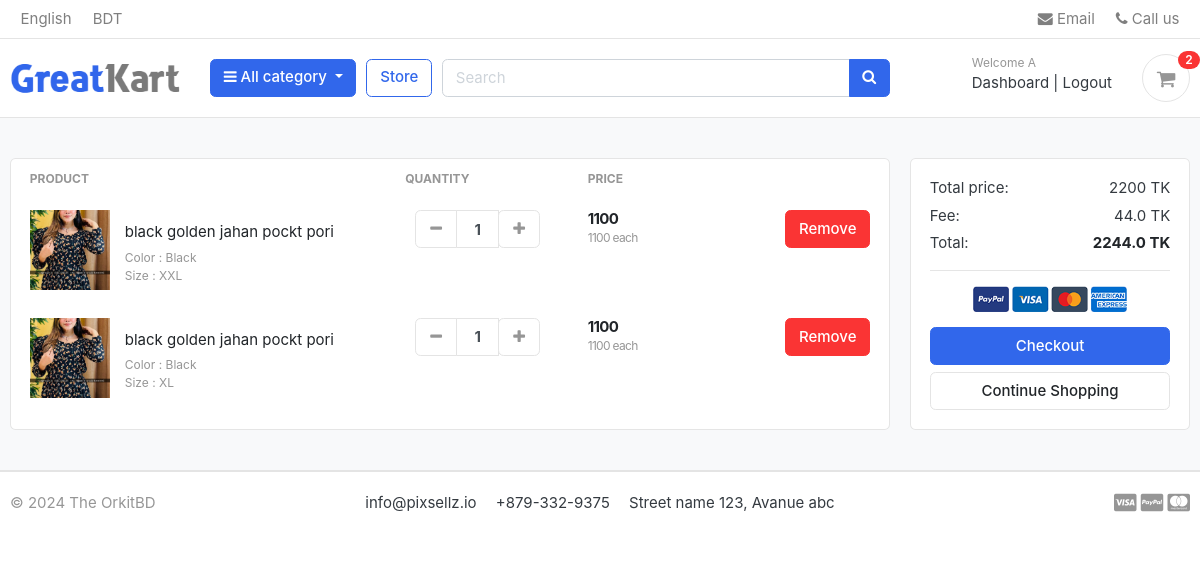
Before: /cart/ (signed in) with the older database file.
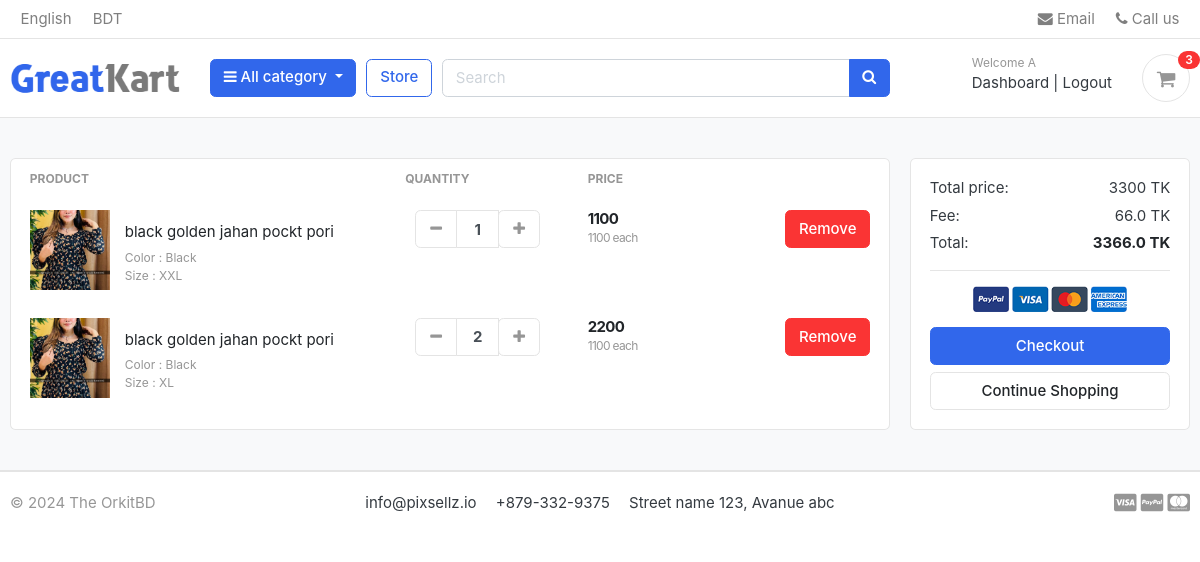
After: the same page with the newer database file.
### carts/models.py (models this page shows, shortened)
class CartItem(models.Model):
    user = models.ForeignKey(Account,on_delete=models.CASCADE,null=True)
    product = models.ForeignKey(Product,on_delete=models.CASCADE)
    variations = models.ManyToManyField(Variation, blank=True)
    cart = models.ForeignKey(Cart,on_delete=models.CASCADE, null=True)
    quantity = models.IntegerField()
    is_active = models.BooleanField(default=True)
    def sub_total(self):
        return self.product.price *self.quantity

### store/models.py (models this page shows, shortened)
class Product (models.Model):
    product_name = models.CharField(max_length=100,unique=True)
    slug  = models.SlugField(max_length=100,unique=True)
    description = models.CharField(max_length=1000,unique=True)
    price = models.IntegerField()
    images = models.ImageField(upload_to='photos/products')
    stock = models.IntegerField()
    is_avilable = models.BooleanField(default=True)
    category = models.ForeignKey(Category,on_delete=models.CASCADE)
    created_date = models.DateTimeField(auto_now=True)
    modified_date = models.DateTimeField(auto_now=True)
    def get_url(self):
        return reverse('product_detail',args=[self.category.slug, self.slug])

### carts/views.py (the view)
# urls.py: path('',cart,name='cart'),
def cart(request, total=0, quantity=0, cart_items=None):
    try:
        fee = 0
        grand_total = 0
        if request.user.is_authenticated:
            cart_items = CartItem.objects.filter(user=request.user, is_active=True)
        else:
            cart = Cart.objects.get(cart_id=_cart_id(request))
            cart_items = CartItem.objects.filter(cart=cart, is_active=True)
        for cart_item in cart_items:
            total += (cart_item.product.price * cart_item.quantity)
            quantity += cart_item.quantity
        fee = (2 * total)/100
        grand_total = total + fee
    except:
        pass #just ignore
    context = {
        'total': total,
        'quantity':quantity,
        'cart_items': cart_items,
        'fee':fee,
        'grand_total':grand_total,
    }
    return render(request,'cart/cart.html',context)

### carts/context_processors.py (called while the page is built)
def counter(request):
    cart_count = 0
    if 'admin' in request.path:
        return {}
    else:
        try:
            cart = Cart.objects.filter(cart_id=_cart_id(request))
            if request.user.is_authenticated:
                cart_items = CartItem.objects.all().filter(user=request.user)
            else:
                cart_items = CartItem.objects.all().filter(cart=cart[:1])
            for cart_item in cart_items:
                cart_count += cart_item.quantity
        except Cart.DoesNotExist:
            cart_count = 0
    return dict(cart_count=cart_count)

### carts/views.py (called while the page is built)
def _cart_id(request):
    cart = request.session.session_key
    if not cart :
        cart = request.session.create()
    return cart

### category/context_processors.py (called while the page is built)
def menu_links(request):
    links = Category.objects.all()
    return dict(links=links)

### category/models.py (called while the page is built)
    def get_url(self):
        return reverse('products_by_category',args=[self.slug])

### templates/cart/cart.html (shortened to what this page needs)
{% extends "base.html" %}
{% load static %}
{%block content%}
<section class="section-content padding-y bg">
<div class="container">
{%if  not cart_items %}
	<div class="text-center">
	<h2>Your Shopping Cart  is Empty </h2>
	<a class="btn btn-primary" href="{% url 'store' %}"> Continue  Shopping </a>
{% else %}
<div class="row">
	<aside class="col-lg-9">
<div class="card">
<table class="table table-borderless table-shopping-cart">
<thead class="text-muted">
<tr class="small text-uppercase">
  <th scope="col">Product</th>
  <th scope="col" width="120">Quantity</th>
  <th scope="col" width="120">Price</th>
  <th scope="col" class="text-right" width="200"> </th>
</tr>
</thead>
<tbody>
	{% for cart_item  in cart_items %}
<tr>
	<td>
		<figure class="itemside align-items-center">
			<div class="aside">
				<a href="{{cart_item.product.get_url}}" class="title text-dark">
					<img src="{{cart_item.product.images.url}}" class="img-sm">
				</a>
			</div>
			<figcaption class="info">
				<a href="{{cart_item.product.get_url}}" class="title text-dark">{{cart_item.product.product_name}}</a>
				<p class="text-muted small">
					{% if cart_item.variations.all %}
						{% for item in cart_item.variations.all %}
							{{ item.variation_category | capfirst }} : {{ item.variation_value | capfirst }} <br>
						{% endfor %}
					{% endif %}
				</p>
			</figcaption>
		</figure>
	</td>
	<td>
					<div class="col">
						<div class="input-group input-spinner">
							<div class="input-group-prepend">
								<a href="{% url 'remove_cart' cart_item.product.id cart_item.id %}" class="btn btn-light" type="button" id="button-plus"> <i class="fa fa-minus"></i> </a>
							</div>
							<input type="text" class="form-control"  value="{{cart_item.quantity}}">
							<div class="input-group-append">
								<form action="{% url 'add_cart' cart_item.product.id %}" method="POST">
									<button class="btn btn-light" type="submit" id="button-minus"> <i class="fa fa-plus"></i> </button>
								</form>
							</div>
						</div>
					</div>
	</td>
	<td>
		<div class="price-wrap">
			<var class="price">{{cart_item.sub_total}}</var>
			<small class="text-muted">{{cart_item.product.price}} each </small>
		</div>
	</td>
	<td class="text-right">
	<a href="{%url 'remove_item' cart_item.product.id cart_item.id %}" class="btn btn-danger"> Remove</a>
	</td>
</tr>
{% endfor %}
</tbody>
</table>
</div>
	</aside>
	<aside class="col-lg-3">
		<div class="card">
		<div class="card-body">
			<dl class="dlist-align">
			  <dt>Total price:</dt>
			  <dd class="text-right">{{total}} TK </dd>
			</dl>
			<dl class="dlist-align">
			  <dt>Fee:</dt>
			  <dd class="text-right">{{fee}} TK</dd>
			</dl>
			<dl class="dlist-align">
			  <dt>Total:</dt>
			  <dd class="text-right text-dark b"><strong>{{grand_total}} TK</strong></dd>
			</dl>
			<hr>
			<p class="text-center mb-3">
				<img src="{%static './images/misc/payments.png'%}" height="26">
			</p>
			<a href="{% url 'checkout' %}" class="btn btn-primary btn-block"> Checkout </a>
			<a href="{% url 'store' %}" class="btn btn-light btn-block">Continue Shopping</a>
		</div>
		</div>
</aside>
</div>
{%endif%}
</div>
</section>
{% endblock %}

### templates/includes/navbar.html (shortened to what this page needs)
{% load static %}
<header class="section-header">
    <nav class="navbar p-md-0 navbar-expand-sm navbar-light border-bottom">
    <div class="container">
      <div class="collapse navbar-collapse" id="navbarTop4">
        <ul class="navbar-nav mr-auto">
            <li class="nav-item dropdown">
                 <a href="#" class="nav-link">English </a>
            </li>
            <li class="nav-item dropdown">
                <a href="#" class="nav-link"> BDT </a>
            </li>
        </ul>
        <ul class="navbar-nav">
            <li><a href="#" class="nav-link"> <i class="fa fa-envelope"></i> Email </a></li>
            <li><a href="#" class="nav-link"> <i class="fa fa-phone"></i> Call us </a></li>
        </ul>
      </div>
    </div>
    </nav>
    <section class="header-main border-bottom">
        <div class="container">
    <div class="row align-items-center">
        <div class="col-lg-2 col-md-3 col-6">
            <a href="{% url 'home'%}" class="brand-wrap">
                <img class="logo" src="{% static './images/logo.png' %}">
            </a>
        </div>
        <div class="col-lg col-sm col-md col-6 flex-grow-0">
            <div class="category-wrap dropdown d-inline-block float-right">
                <button type="button" class="btn btn-primary dropdown-toggle" data-toggle="dropdown">
                    <i class="fa fa-bars"></i> All category
                </button>
            </div>
        </div>
        <a href="{% url 'store' %}" class="btn btn-outline-primary">Store</a>
        <div class="col-lg  col-md-6 col-sm-12 col">
            <form action="{%url 'search'%}" class="search" method='GET'>
                <div class="input-group w-100">
                    <input type="text" class="form-control" style="width:60%;" placeholder="Search" name='keyword'>
                    <div class="input-group-append">
                      <button class="btn btn-primary" type="submit">
                        <i class="fa fa-search"></i>
                      </button>
                    </div>
                </div>
            </form>
        </div>
        <div class="col-lg-3 col-sm-6 col-8 order-2 order-lg-3">
                <div class="d-flex justify-content-end mb-3 mb-lg-0">
                    {% if user.id is None %}
                    <div class="widget-header">
                    <small class="title text-muted">Welcome guest!</small>
                    <div>
                        <a href="{% url 'login' %}">Sign in</a> <span class="dark-transp"> | </span>
                        <a href="{% url 'register' %}"> Register</a>
                    </div>
                    </div>
                    {% else %}
                    <div class="widget-header">
                    <small class="title text-muted">Welcome {{user.first_name}}</small>
                    <div>
                        <a href="{% url 'dashboard' %}">Dashboard</a> <span class="dark-transp"> | </span>
                        <a href="{% url 'logout' %}"> Logout</a>
                    </div>
                    </div>
                    {% endif %}
                        <a href="{%url 'cart' %}" class="widget-header pl-3 ml-3">
                            <div class="icon icon-sm rounded-circle border"><i class="fa fa-shopping-cart"></i></div>
                            <span class="badge badge-pill badge-danger notify">{{cart_count}}</span>
                        </a>
                    </div>
                </div>
    </div>
        </div>
    </section>
    </header>

Changed rows visible on the page:
changed CartItem (number 2 of 2 on the later page): quantity "1" → "2"; sub_total "1100" → "2200"
Other visible differences:
{{ cart_count }}: "2" → "3"
{{ total }}: "2200" → "3300"
{{ fee }}: "44.0" → "66.0"
{{ grand_total }}: "2244.0" → "3366.0"
